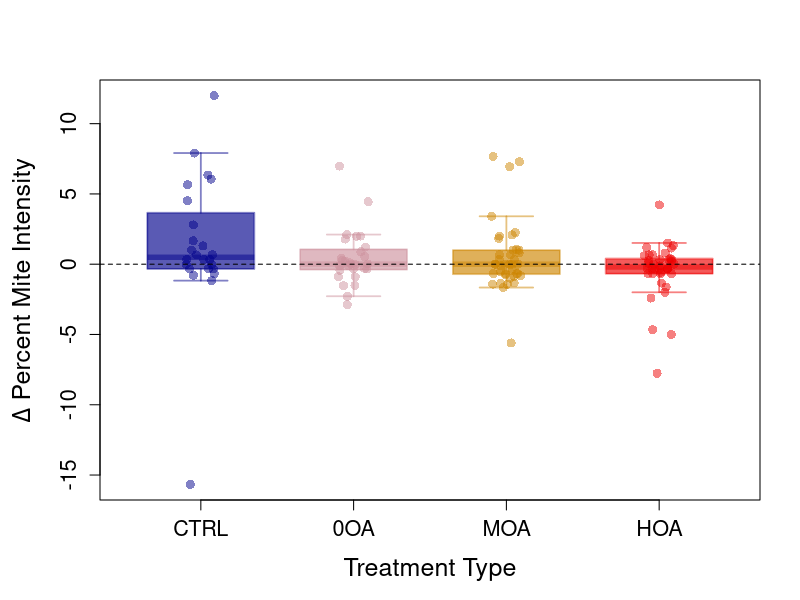
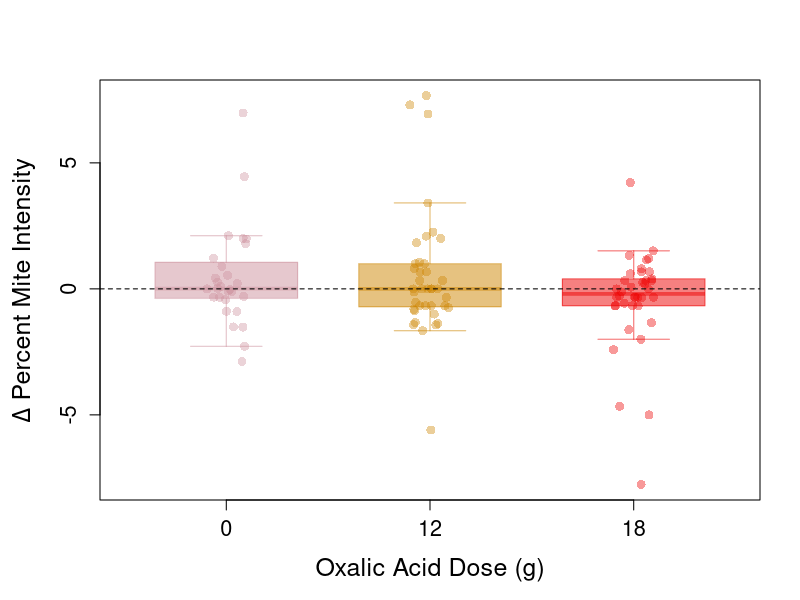
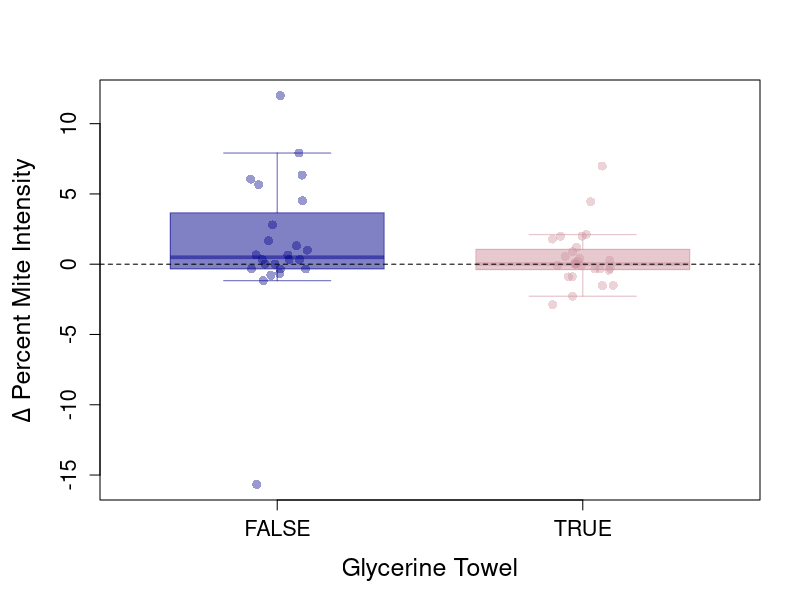

Here is the R script that generated these plots, in order:
# Analysis Script for Oxalic Acid 'Slow-Release' Trials
# Script by Ethan J Hackmeyer & Lewis J Bartlett
# ejh16320@uga.edu , lewis.bartlett@uga.edu
# Maintained on GitHUb: https://github.com/LBartlett/VRTT-OA-STGA.git

### Load Package(s)
library(afex)

## Load in Data ('Shearer' was collaborating beekeeper)
UGAdata.2020 <- read.csv(file = 'ShearerTrialData.csv', header = T, stringsAsFactors = F)

# Calculate a change in per-capita mite loads, 'Delta PMI' (change in percent mite intensity from pre- to post- treatment)
for(E in 1:NROW(UGAdata.2020)){
  UGAdata.2020$DeltaPMI[E] <- (UGAdata.2020$MPB2[which(UGAdata.2020$Colony == UGAdata.2020$Colony[E])]
                               -
                                 UGAdata.2020$MPB1[which(UGAdata.2020$Colony == UGAdata.2020$Colony[E])]
  )
}

# factorise treatments
UGAdata.2020$TreatmentCode <- factor(UGAdata.2020$TreatmentCode, levels = rev(unique(UGAdata.2020$TreatmentCode)))

# Check data frame is ready for analysis
head(UGAdata.2020)

# Quick transparency function for plotting

Transpa <- function(color, percent) {
  
  rgb.val <- col2rgb(color)
  
  t.col <- rgb(rgb.val[1], rgb.val[2], rgb.val[3],
               max = 255,
               alpha = (100-percent)*255/100)
  
  return(t.col)
  
}

# Colour scheme
ColRef <- data.frame(Treatment = levels(as.factor(UGAdata.2020$Treatment)), Col =  c('blue4','pink3','orange3','red2'))

# Set margings to accomodate plots

par(mar = c(5,5,4,2))

################
#### Analysis here

### Break down by hypotheses: each section has a graph [boxplot] and matching analysis

## Start by treatment code [as factors]

# Plot
boxplot(UGAdata.2020$DeltaPMI ~ UGAdata.2020$TreatmentCode, main = NA, ylab = expression(paste(Delta, ' Percent Mite Intensity',sep='')),
        xlab = 'Treatment Type', border = sapply(X = as.character(ColRef$Col), FUN = Transpa, percent = 50), 
        cex.axis = 1.3, cex.lab = 1.5, outline = T, lwd = 1.75, outcol = 'white',
        boxlty = 1, whisklty = 1, staplelty = 1, boxwex = 0.7, 
        col = sapply(X = as.character(ColRef$Col), FUN = Transpa, percent = 35))
stripchart(UGAdata.2020$DeltaPMI ~ UGAdata.2020$TreatmentCode,
           col = sapply(X = as.character(ColRef$Col), FUN = Transpa, percent = 50),
           vertical = T, add = T, pch = 16, cex = 1.2, 
           method = 'jitter', lwd = 2)
abline(h = 0, lty = 2)

# Analysis

TreatMiteMod <- mixed(DeltaPMI ~ TreatmentCode + (1|Yard),
                     data = UGAdata.2020)

nice(TreatMiteMod)

# No evidence of any differences across the four treatments (true control, no oxalic acid control, both oxalic doses) on change in mite levels

## Strip out the 'CTRL' level, just work on oxalic dose
UGAdata.2020.NC <- UGAdata.2020[which(UGAdata.2020$TreatmentCode != 'CTRL'),]

boxplot(UGAdata.2020.NC$DeltaPMI ~ UGAdata.2020.NC$OxalicDose, main = NA, ylab = expression(paste(Delta, ' Percent Mite Intensity',sep='')),
        xlab = 'Oxalic Acid Dose (g)', border = sapply(X = as.character(ColRef$Col[2:4]), FUN = Transpa, percent = 50), 
        cex.axis = 1.3, cex.lab = 1.5, outline = T, lwd = 1.2, outcol = 'white',
        boxlty = 1, whisklty = 1, staplelty = 1, boxwex = 0.7, 
        col = sapply(X = as.character(ColRef$Col[2:4]), FUN = Transpa, percent = 50))
stripchart(UGAdata.2020.NC$DeltaPMI ~ UGAdata.2020.NC$OxalicDose,
           col = sapply(X = as.character(ColRef$Col[2:4]), FUN = Transpa, percent = 60),
           vertical = T, add = T, pch = 16, cex = 1.2, 
           method = 'jitter', lwd = 2)
abline(h = 0, lty = 2)

DoseMiteMod <- mixed(DeltaPMI ~ OxalicDose + (1|Yard),
                      data = UGAdata.2020.NC)

nice(DoseMiteMod)

# No evidence of effectiveness of oxalic acid delivered via these methods across these doses in mite control

## Check effect of glycerin towel by comparing CTRL and 0OA
UGAdata.2020.NOA <- UGAdata.2020[which(UGAdata.2020$OxalicDose == 0),]

boxplot(UGAdata.2020.NOA$DeltaPMI ~ UGAdata.2020.NOA$GlycerinTowel, main = NA, ylab = expression(paste(Delta, ' Percent Mite Intensity',sep='')),
        xlab = 'Glycerine Towel', border = sapply(X = as.character(ColRef$Col[1:2]), FUN = Transpa, percent = 50), 
        cex.axis = 1.3, cex.lab = 1.5, outline = T, lwd = 1.2, outcol = 'white',
        boxlty = 1, whisklty = 1, staplelty = 1, boxwex = 0.7, 
        col = sapply(X = as.character(ColRef$Col[1:2]), FUN = Transpa, percent = 50))
stripchart(UGAdata.2020.NOA$DeltaPMI ~ UGAdata.2020.NOA$GlycerinTowel,
           col = sapply(X = as.character(ColRef$Col[1:2]), FUN = Transpa, percent = 60),
           vertical = T, add = T, pch = 16, cex = 1.2, 
           method = 'jitter', lwd = 2)
abline(h = 0, lty = 2)

GTMiteMod <- mixed(DeltaPMI ~ GlycerinTowel + (1|Yard),
                     data = UGAdata.2020.NOA)

nice(GTMiteMod)


# The glycerin towel itself didn't seem to have an effect, perhaps as expected.


### Note of the graphs above, the second two graphs are just subsets of the first.

# Get whether any treatments showed any change in PMI at all
TreatMiteModNI <- mixed(DeltaPMI ~ TreatmentCode - 1 + (1|Yard),
                      data = UGAdata.2020)

summary(TreatMiteModNI)

# look at coefficient compared to standard error; 95%CI is +- 2*STE 
# only evidence for change =/= 0 is in 'true-control' control group, which significantly increased (> 0)
# note that 0OA (shop towel control) doesn't align with this.

# POI :: 'coefficient is actually just mean: see this comparison)
mean(UGAdata.2020$DeltaPMI[which(UGAdata.2020$TreatmentCode == 'CTRL')])
